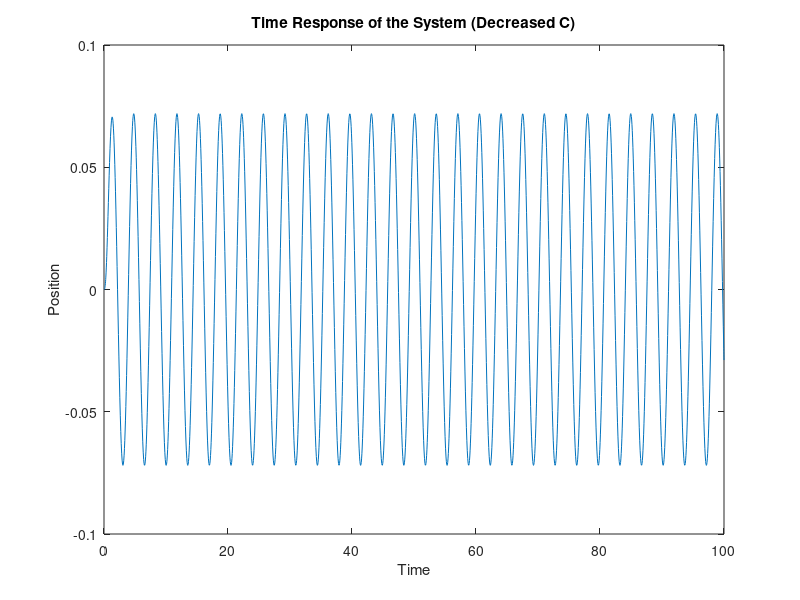

MATLAB code for this plot:
%% Revian Syam Arifin - 13621066
% No 6

%% Define the system parameters
M = 1;
C = 5.5; % Decreased C
K = 13;
omega = 1.802775638;
F = 1;

% Define the differential equation
diffeq = @(t, y) [y(2); (F*sin(omega*t) - C*y(2) - K*y(1))/M];

% Define the time span
tspan = [0 100];  % Adjust the end time as needed

% Define the initial conditions
initial_conditions = [0; 0];

% Solve the differential equation
[t, y] = ode45(diffeq, tspan, initial_conditions);

% Extract the position and velocity
x = y(:, 1);
v = y(:, 2);

% Plot the time response
plot(t, x);
xlabel('Time');
ylabel('Position');
title('Time Response of the System (Decreased C)');
